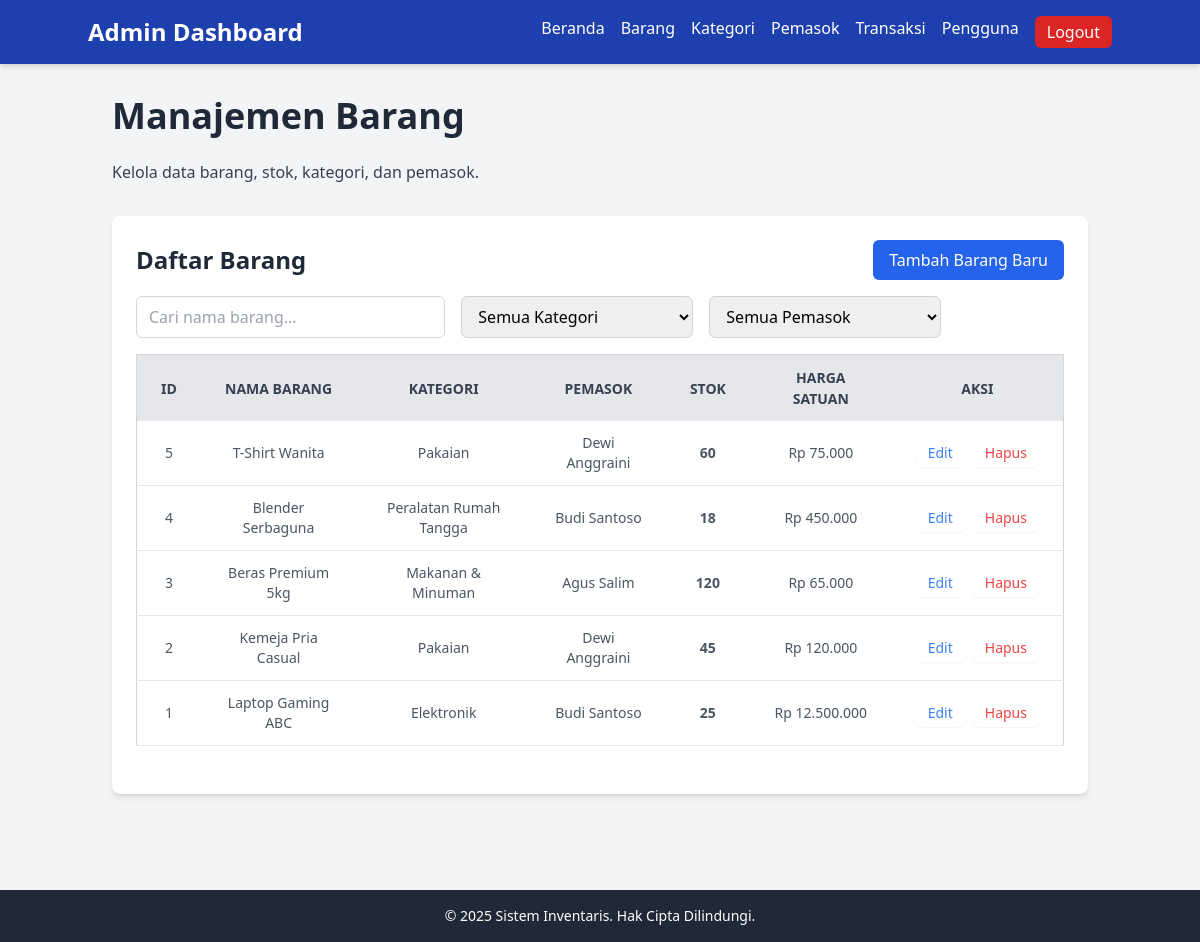
The page /views/admin/products.php (signed in) on the database as committed earlier.
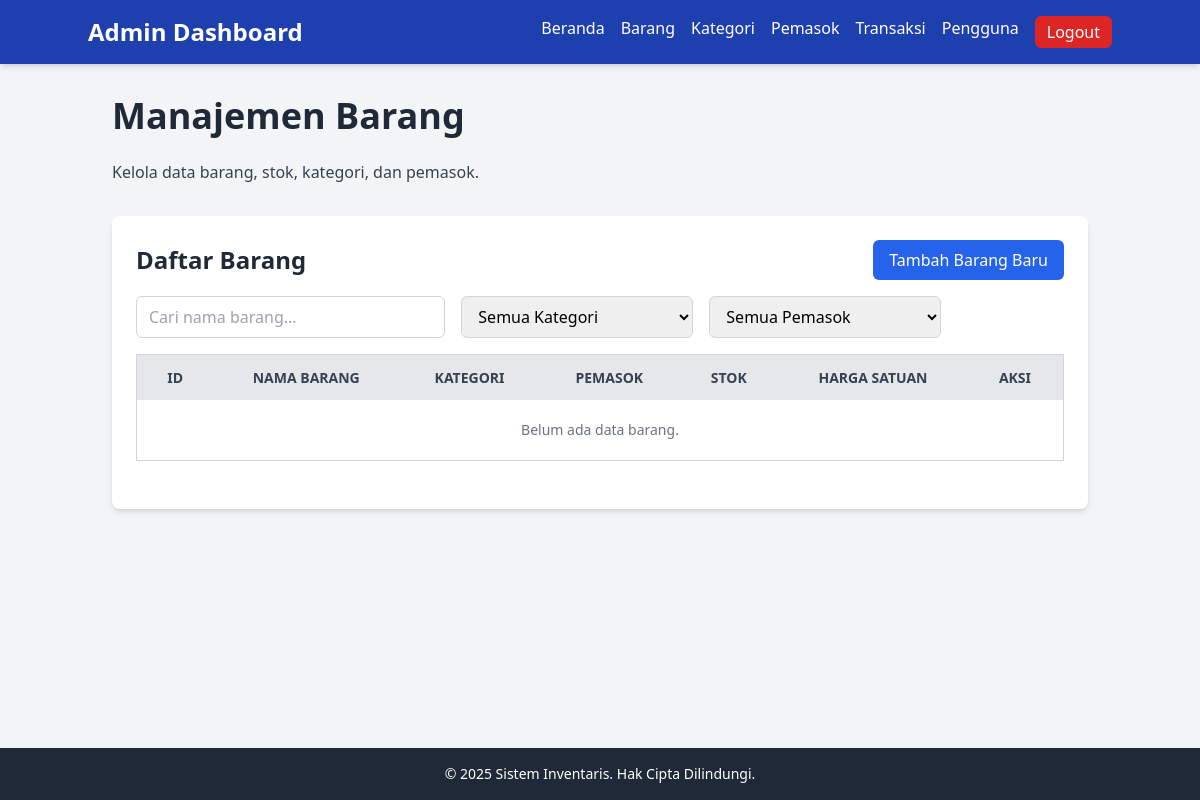
The same page on the database as committed later.
### tables this page shows
CREATE TABLE IF NOT EXISTS barang (
    id INT AUTO_INCREMENT PRIMARY KEY,
    nama_barang VARCHAR(255) NOT NULL,
    id_kategori INT NOT NULL,
    id_pemasok INT NOT NULL,
    stok INT NOT NULL DEFAULT 0,
    satuan VARCHAR(50),  
    harga_beli DECIMAL(10, 2) NOT NULL,
    harga_jual DECIMAL(10, 2) NOT NULL,
    deskripsi TEXT NULL,  
    created_at TIMESTAMP DEFAULT CURRENT_TIMESTAMP,
    updated_at TIMESTAMP DEFAULT CURRENT_TIMESTAMP ON UPDATE CURRENT_TIMESTAMP,

    FOREIGN KEY (id_kategori) REFERENCES kategori(id) ON DELETE RESTRICT ON UPDATE CASCADE,
    FOREIGN KEY (id_pemasok) REFERENCES pemasok(id) ON DELETE RESTRICT ON UPDATE CASCADE
);

CREATE TABLE IF NOT EXISTS kategori (
    id INT AUTO_INCREMENT PRIMARY KEY,
    nama_kategori VARCHAR(255) NOT NULL UNIQUE,
    deskripsi TEXT,
    created_at TIMESTAMP DEFAULT CURRENT_TIMESTAMP,
    updated_at TIMESTAMP DEFAULT CURRENT_TIMESTAMP ON UPDATE CURRENT_TIMESTAMP
);

CREATE TABLE IF NOT EXISTS pemasok (
    id INT AUTO_INCREMENT PRIMARY KEY,
    user_id INT UNIQUE,  
                          
    perusahaan VARCHAR(255),
    kontak VARCHAR(255) NOT NULL,  
    email VARCHAR(255),
    telepon VARCHAR(20),
    alamat TEXT,
    created_at TIMESTAMP DEFAULT CURRENT_TIMESTAMP,
    updated_at TIMESTAMP DEFAULT CURRENT_TIMESTAMP ON UPDATE CURRENT_TIMESTAMP,

     
    FOREIGN KEY (user_id) REFERENCES users(id) ON DELETE SET NULL ON UPDATE CASCADE
     
     
     
);

### controllers/admin/products.php (called while the page is built, shortened)
<?php
include_once __DIR__ . '/../../src/db.php';
try {
    $query = "
        SELECT
            b.id,
            b.nama_barang,
            b.stok,
            b.harga_beli,
            b.harga_jual,
            b.id_kategori,
            b.id_pemasok,
            k.nama_kategori,
            p.kontak AS nama_pemasok
        FROM
            barang b
        LEFT JOIN
            kategori k ON b.id_kategori = k.id -- Corrected join condition
        LEFT JOIN
            pemasok p ON b.id_pemasok = p.id
        ORDER BY
            b.id DESC;
    ";
    $stmt = $conn->prepare($query);
    $stmt->execute();
    $barang_list = $stmt->get_result()->fetch_all(MYSQLI_ASSOC);
} catch (mysqli_sql_exception $e) {
    echo ("Database error fetching product data: " . $e->getMessage());
    $barang_list = [];
    $kategori_options = [];
    $pemasok_options = [];
    setFlashMessage("Terjadi kesalahan saat memuat data barang. Silakan coba lagi nanti.", 'error');
}

### views/admin/products.php (the view, shortened to what this page needs)
<?php
include_once __DIR__ . '/../../controllers/admin/products.php';
?>
<!DOCTYPE html>
<html lang="id">
<head>
    <script src="https://cdn.tailwindcss.com"></script>
    <link rel="stylesheet" href="../../assets/css/style.css">
</head>
<body class="bg-gray-100 font-sans flex flex-col min-h-screen">
    <?php
    include_once 'components/navbar.php';
    ?>
    <main class="container mx-auto px-6 py-8 flex-grow">
        <h1 class="text-4xl font-bold text-gray-800 mb-6">Manajemen Barang</h1>
        <p class="text-gray-700 mb-8">Kelola data barang, stok, kategori, dan pemasok.</p>
        <div class="bg-white p-6 rounded-lg shadow-md mb-8">
            <div class="flex justify-between items-center mb-4">
                <h2 class="text-2xl font-semibold text-gray-800">Daftar Barang</h2>
                <button onclick="openAddProductModal()" class="bg-blue-600 text-white px-4 py-2 rounded-md hover:bg-blue-700 transition duration-300">Tambah Barang Baru</button>
            </div>
            <div class="mb-4 flex flex-col md:flex-row items-center space-y-3 md:space-y-0 md:space-x-4">
                <input type="text" id="productSearch" placeholder="Cari nama barang..." class="px-3 py-2 border border-gray-300 rounded-md focus:outline-none focus:ring-2 focus:ring-blue-500 w-full md:w-1/3">
                <select id="categoryFilter" class="px-3 py-2 border border-gray-300 rounded-md focus:outline-none focus:ring-2 focus:ring-blue-500 w-full md:w-1/4">
                    <option value="">Semua Kategori</option>
                </select>
                <select id="supplierFilter" class="px-3 py-2 border border-gray-300 rounded-md focus:outline-none focus:ring-2 focus:ring-blue-500 w-full md:w-1/4">
                    <option value="">Semua Pemasok</option>
                </select>
            </div>
            <div class="overflow-x-auto">
                <table class="min-w-full bg-white border border-gray-300 rounded-lg">
                    <thead>
                        <tr class="bg-gray-200 text-gray-700 uppercase text-sm leading-normal">
                            <th class="py-3 px-6 ">ID</th>
                            <th class="py-3 px-6 ">Nama Barang</th>
                            <th class="py-3 px-6 ">Kategori</th>
                            <th class="py-3 px-6 ">Pemasok</th>
                            <th class="py-3 px-6 ">Stok</th>
                            <th class="py-3 px-6 ">Harga Satuan</th>
                            <th class="py-3 px-6 ">Aksi</th>
                        </tr>
                    </thead>
                    <tbody class="text-gray-600 text-sm font-light" id="productTableBody">
                        <?php if (empty($barang_list)): ?>
                            <tr>
                                <td colspan="7" class="py-5 px-6 text-center text-gray-500">Belum ada data barang.</td>
                            </tr>
                        <?php else: ?>
                            <?php foreach ($barang_list as $barang): ?>
                                <tr class="border-b text-center border-gray-200 hover:bg-gray-100"
                                    data-id="<?php echo htmlspecialchars($barang['id']); ?>"
                                    data-category-id="<?php echo htmlspecialchars($barang['id_kategori']); ?>"
                                    data-supplier-id="<?php echo htmlspecialchars($barang['id_pemasok']); ?>"
                                    data-product-name="<?php echo htmlspecialchars(strtolower($barang['nama_barang'])); ?>">
                                    <td class="py-3 px-6  whitespace-nowrap"><?php echo htmlspecialchars($barang['id']); ?></td>
                                    <td class="py-3 px-6 "><?php echo htmlspecialchars($barang['nama_barang']); ?></td>
                                    <td class="py-3 px-6 "><?php echo htmlspecialchars($barang['nama_kategori'] ?: 'N/A'); ?></td>
                                    <td class="py-3 px-6 "><?php echo htmlspecialchars($barang['nama_pemasok'] ?: 'N/A'); ?></td>
                                    <td class="py-3 px-6 text-center">
                                        <span class="font-bold <?php echo $barang['stok'] <= 10 ? ($barang['stok'] == 0 ? 'text-red-600' : 'text-yellow-600') : ''; ?>">
                                            <?php echo htmlspecialchars($barang['stok']); ?>
                                        </span>
                                    </td>
                                    <td class="py-3 px-6 text-center">Rp <?php echo number_format(htmlspecialchars($barang['harga_jual']), 0, ',', '.'); ?></td>
                                    <td class="py-3 px-6 text-center">
                                        <div class="flex item-center justify-center space-x-2">
                                            <button onclick="openEditProductModal(<?php echo htmlspecialchars(json_encode($barang)); ?>)" class="text-blue-500 font-normal py-1 px-3 rounded-md shadow-sm transition-colors duration-200">Edit</button>
                                            <form action="../../controllers/admin/products.php" method="POST" onsubmit="return confirmDelete()">
                                                <button type="submit" class="text-red-500 font-normal py-1 px-3 rounded-md shadow-sm transition-colors duration-200">Hapus</button>
                                            </form>
                                        </div>
                                    </td>
                                </tr>
                            <?php endforeach; ?>
                        <?php endif; ?>
                    </tbody>
                </table>
            </div>
        </div>
    </main>
    <?php
    include_once 'components/footer.php';
    ?>
</body>
</html>

### views/admin/components/navbar.php
<nav class="bg-blue-800 p-4 shadow-md text-white">
    <div class="container mx-auto flex justify-between items-center">
        <a href="dashboard.php" class="text-2xl font-bold">Admin Dashboard</a>
        <div class="flex space-x-4">
            <a href="dashboard.php" class="hover:text-blue-200">Beranda</a>
            <a href="products.php" class="hover:text-blue-200">Barang</a>
            <a href="categories.php" class="hover:text-blue-200">Kategori</a>
            <a href="suppliers.php" class="hover:text-blue-200">Pemasok</a>
            <a href="transactions.php" class="hover:text-blue-200">Transaksi</a>
            <a href="users.php" class="hover:text-blue-200">Pengguna</a>
            <a href="../../logout.php" class="bg-red-600 px-3 py-1 rounded-md hover:bg-red-700 transition duration-300" onclick="logoutClientSide(event)">Logout</a>
        </div>
    </div>
</nav>

### views/admin/components/footer.php
<footer class="bg-gray-800 text-white py-4 text-center mt-8">
    <div class="container mx-auto px-6">
        <p class="text-sm">&copy; 2025 Sistem Inventaris. Hak Cipta Dilindungi.</p>
    </div>
</footer>

### assets/css/style.css (style rules this page uses)
html, body { height: 100%; margin: 0; padding: 0; }
* { transition-property: background-color, border-color, color, fill, stroke, opacity, box-shadow, transform, filter, backdrop-filter; transition-duration: 200ms; transition-timing-function: ease-in-out; }

Rows that differ between the two databases and show on the page:
removed barang: id "5", nama_barang "T-Shirt Wanita", id_kategori.nama_kategori "Pakaian", id_pemasok.kontak "Dewi Anggraini", stok "60", harga_jual "75.000"
removed barang: id "4", nama_barang "Blender Serbaguna", id_kategori.nama_kategori "Peralatan Rumah Tangga", id_pemasok.kontak "Budi Santoso", stok "18", harga_jual "450.000"
removed barang: id "3", nama_barang "Beras Premium 5kg", id_kategori.nama_kategori "Makanan & Minuman", id_pemasok.kontak "Agus Salim", stok "120", harga_jual "65.000"
removed barang: id "2", nama_barang "Kemeja Pria Casual", id_kategori.nama_kategori "Pakaian", id_pemasok.kontak "Dewi Anggraini", stok "45", harga_jual "120.000"
removed barang: id "1", nama_barang "Laptop Gaming ABC", id_kategori.nama_kategori "Elektronik", id_pemasok.kontak "Budi Santoso", stok "25", harga_jual "12.500.000"
Other text that changed with them:
text now shown: "Belum ada data barang."
